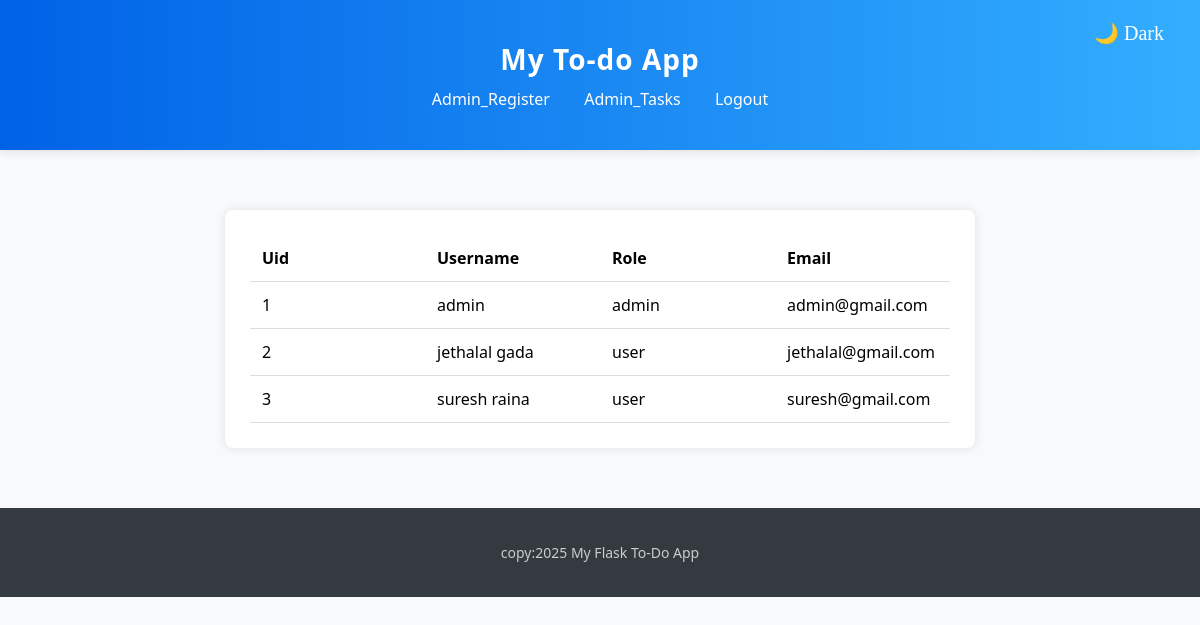
The app's page /admin (signed in), older data.
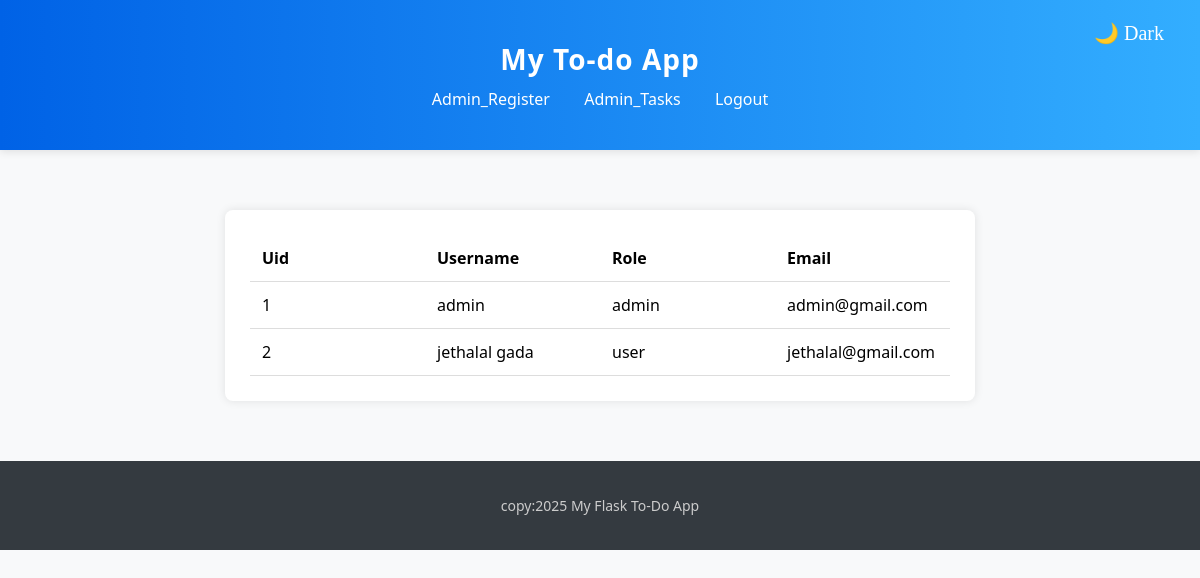
The same page, newer data.
### app/models.py (models this page shows)
class Register(db.Model):
    __tablename__='register'
    uid=db.Column(db.Integer,primary_key=True)
    username=db.Column(db.String(100),nullable=False)
    password=db.Column(db.String(100),nullable=False)
    email=db.Column(db.String(200),unique=True)
    role=db.Column(db.String(20),default="user")
    tasks = db.relationship('Task', backref='user', lazy=True)

### app/routes/auth.py (the view)
@auth_bp.route('/admin')
def admin():
    if session.get('user_id') and session.get('role') == 'admin':
        Users=Register.query.all()
        return render_template('admin.html',Users=Users,session=session)
    else:
        return abort(403)

### app/templates/admin.html (shortened to what this page needs)
{% extends "base.html" %}
{% block content %}
<div class="task-box">
      <table class="task-table">
            <thead>
                <tr>
                    <th>Uid</th>
                    <th>Username</th>
                    <th>Role</th>
                    <th>Email</th>
                </tr>
            </thead>
            <tbody>
                {% for user in Users  %}
                <tr>
                    <td>{{user.uid}}</td>
                    <td>{{user.username}}</td>
                    <td>{{user.role}}</td>
                    <td>{{user.email}}</td>
                </tr>
                {% endfor %}
            </tbody>
        </table>
</div>
{% endblock %}

Row changes from the older to the newer data that the page shows:
removed Register: uid "3", username "suresh raina", role "user", email "suresh@gmail.com"
